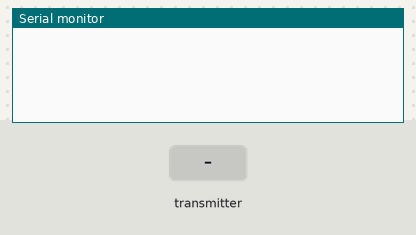
The sketch below on a simulated ESP32. Parts: the last lines printed to the serial monitor. The inputs (shaded band) are chosen by the test bench.

Above: at 1.2 s.
1.3 s: the transmitter starts sending buttonCMD = 0
At 1.66 s:
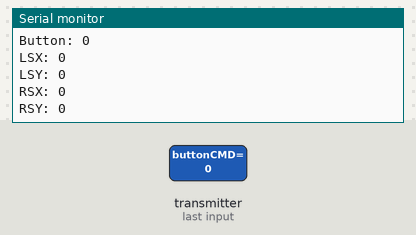
2.8 s: the transmitter starts sending leftStickX = 1024
4.3 s: the transmitter starts sending leftStickY = 1024
5.8 s: the transmitter starts sending RightStickX = 1024
7.3 s: the transmitter starts sending RightStickY = 1024
At 7.66 s:
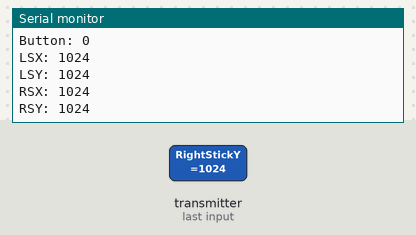

The sketch:

esp-now-client.ino
```cpp
// (licence header left out)
//7C:87:CE:F6:DC:78 <---adafruit board esp32


#include <esp_now.h>
#include <WiFi.h>

// Structure example to receive data
// Must match the sender structure
typedef struct struct_message {
  char buttonCMD[32];
  int leftStickX;
  int leftStickY;
  int RightStickX;
  int RightStickY;
} struct_message;

// Create a struct_message called myData
struct_message myData;

// callback function that will be executed when data is received
void OnDataRecv(const uint8_t * mac, const uint8_t *incomingData, int len) {
  memcpy(&myData, incomingData, sizeof(myData));
  Serial.print("Bytes received: ");
  Serial.println(len);
  Serial.print("Button: ");
  Serial.println(myData.buttonCMD);
  Serial.print("LSX: ");
  Serial.println(myData.leftStickX);
  Serial.print("LSY: ");
  Serial.println(myData.leftStickY);
  Serial.print("RSX: ");
  Serial.println(myData.RightStickX);
    Serial.print("RSY: ");
  Serial.println(myData.RightStickY);
  Serial.println();
}

void setup() {
  // Initialize Serial Monitor
  Serial.begin(115200);

  // Set device as a Wi-Fi Station
  WiFi.mode(WIFI_STA);

  // Init ESP-NOW
  if (esp_now_init() != ESP_OK) {
    Serial.println("Error initializing ESP-NOW");
    return;
  }

  // Once ESPNow is successfully Init, we will register for recv CB to
  // get recv packer info
  esp_now_register_recv_cb(OnDataRecv);
}

void loop() {

}
```

Measured:
- after the input at 1.3 s, the serial monitor: prints a new line after 0.05 s (image 1)
- after the input at 7.3 s, the serial monitor: prints a new line after 0.05 s (image 2)
